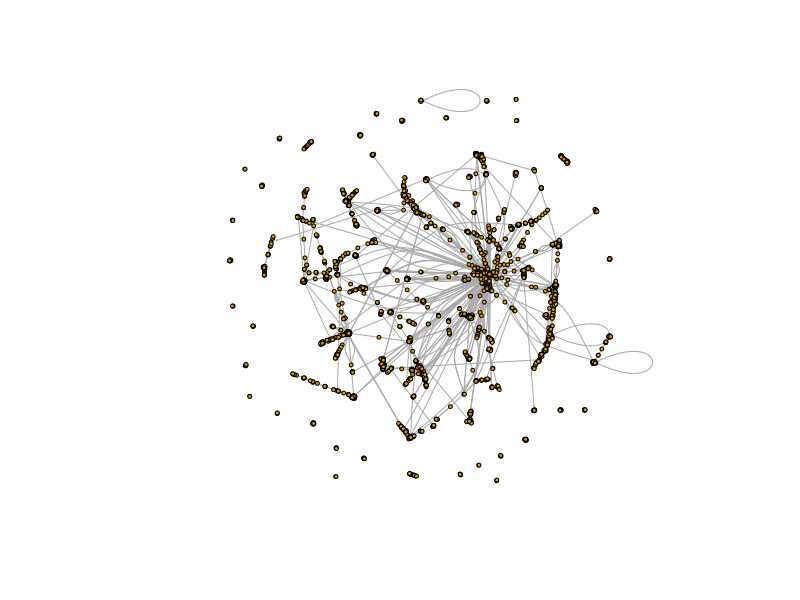
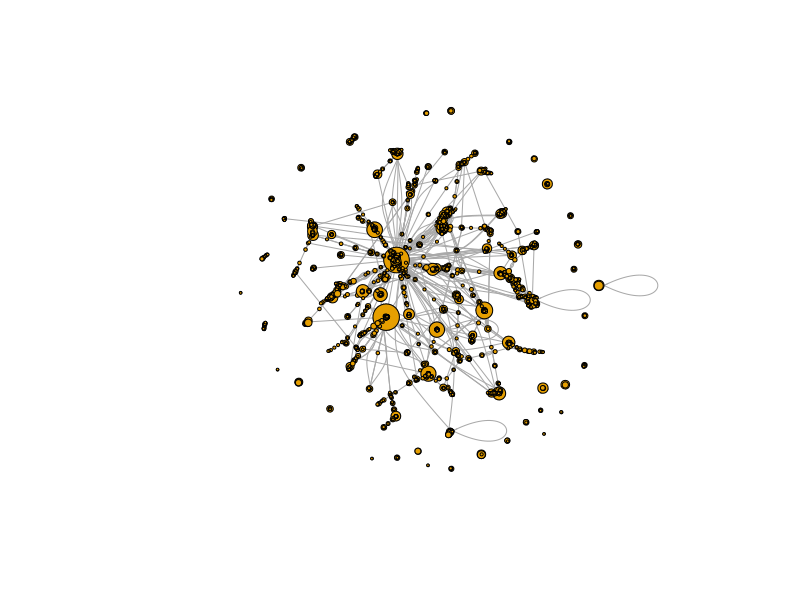

Here is the R script that generated these plots, in order:

library(tidyverse)
library(igraph)


file.stem <- paste0("C:/Users/",
                    Sys.info()["user"],
                    "/OneDrive - University of Edinburgh/")

setwd(paste0(file.stem,"research/networks_sicss"))

# data from convokit python module
# https://convokit.cornell.edu/documentation/reddit-small.html
# see reddit_utterances_preprocessing.R

el <- read.csv("data/askreddit_replies_edgelist.csv")

ig <- graph_from_edgelist(as.matrix(el[,c("user_response", "user_op")]))

plot(ig,
     vertex.size =2,
     vertex.label = NA,
     edge.arrow.size = 0)

plot(ig,
     vertex.size =sqrt(degree(ig)+1),
     vertex.label = NA,
     edge.arrow.size = 0)

sort(degree(ig, mode = "in"), decreasing = T)[1:10]
sort(degree(ig, mode = "out"), decreasing = T)[1:10]
